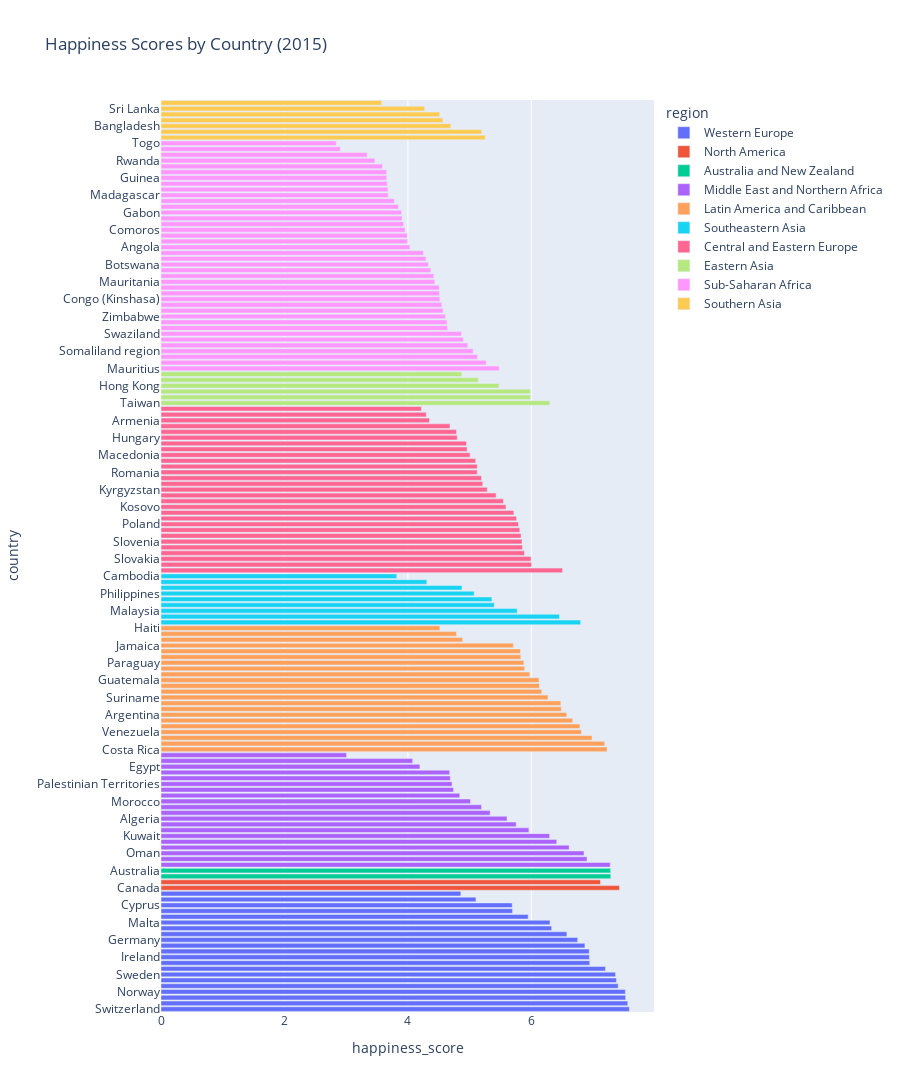

Notebook code cell kept with this figure:
### Code cell
# interactive plot 
import plotly.express as px

fig = px.bar(df_2015.sort_values('happiness_score', ascending=False),
             x='happiness_score', y='country',
             color='region',
             orientation='h',
             title='Happiness Scores by Country (2015)')
fig.update_layout(height=1200)
fig.show()

### Figure 1 — Plotly figure (JSON) as saved in the notebook; plotly's stock layout.template omitted (floating-point values rounded to 4 significant figures)
{"data": [{"hovertemplate": "region=Western Europe<br>happiness_score=%{x}<br>country=%{y}<extra></extra>", "legendgroup": "Western Europe", "marker": {"color": "#636efa", "pattern": {"shape": ""}}, "name": "Western Europe", "orientation": "h", "showlegend": true, "textposition": "auto", "type": "bar", "x": [7.587, 7.561, 7.527, 7.522, 7.406, 7.378, 7.364, 7.2, 6.946, 6.94, 6.937, 6.867, 6.75, 6.575, 6.329, 6.302, 5.948, 5.695, 5.689, 5.102, 4.857], "xaxis": "x", "y": ["Switzerland", "Iceland", "Denmark", "Norway", "Finland", "Netherlands", "Sweden", "Austria", "Luxembourg", "Ireland", "Belgium", "United Kingdom", "Germany", "France", "Spain", "Malta", "Italy", "North Cyprus", "Cyprus", "Portugal", "Greece"], "yaxis": "y"}, {"hovertemplate": "region=North America<br>happiness_score=%{x}<br>country=%{y}<extra></extra>", "legendgroup": "North America", "marker": {"color": "#EF553B", "pattern": {"shape": ""}}, "name": "North America", "orientation": "h", "showlegend": true, "textposition": "auto", "type": "bar", "x": [7.427, 7.119], "xaxis": "x", "y": ["Canada", "United States"], "yaxis": "y"}, {"hovertemplate": "region=Australia and New Zealand<br>happiness_score=%{x}<br>country=%{y}<extra></extra>", "legendgroup": "Australia and New Zealand", "marker": {"color": "#00cc96", "pattern": {"shape": ""}}, "name": "Australia and New Zealand", "orientation": "h", "showlegend": true, "textposition": "auto", "type": "bar", "x": [7.286, 7.284], "xaxis": "x", "y": ["New Zealand", "Australia"], "yaxis": "y"}, {"hovertemplate": "region=Middle East and Northern Africa<br>happiness_score=%{x}<br>country=%{y}<extra></extra>", "legendgroup": "Middle East and Northern Africa", "marker": {"color": "#ab63fa", "pattern": {"shape": ""}}, "name": "Middle East and Northern Africa", "orientation": "h", "showlegend": true, "textposition": "auto", "type": "bar", "x": [7.278, 6.901, 6.853, 6.611, 6.411, 6.295, 5.96, 5.754, 5.605, 5.332, 5.192, 5.013, 4.839, 4.739, 4.715, 4.686, 4.677, 4.194, 4.077, 3.006], "xaxis": "x", "y": ["Israel", "United Arab Emirates", "Oman", "Qatar", "Saudi Arabia", "Kuwait", "Bahrain", "Libya", "Algeria", "Turkey", "Jordan", "Morocco", "Lebanon", "Tunisia", "Palestinian Territories", "Iran", "Iraq", "Egypt", "Yemen", "Syria"], "yaxis": "y"}, {"hovertemplate": "region=Latin America and Caribbean<br>happiness_score=%{x}<br>country=%{y}<extra></extra>", "legendgroup": "Latin America and Caribbean", "marker": {"color": "#FFA15A", "pattern": {"shape": ""}}, "name": "Latin America and Caribbean", "orientation": "h", "showlegend": true, "textposition": "auto", "type": "bar", "x": [7.226, 7.187, 6.983, 6.81, 6.786, 6.67, 6.574, 6.485, 6.477, 6.269, 6.168, 6.13, 6.123, 5.975, 5.89, 5.878, 5.828, 5.824, 5.709, 4.885, 4.788, 4.518], "xaxis": "x", "y": ["Costa Rica", "Mexico", "Brazil", "Venezuela", "Panama", "Chile", "Argentina", "Uruguay", "Colombia", "Suriname", "Trinidad and Tobago", "El Salvador", "Guatemala", "Ecuador", "Bolivia", "Paraguay", "Nicaragua", "Peru", "Jamaica", "Dominican Republic", "Honduras", "Haiti"], "yaxis": "y"}, {"hovertemplate": "region=Southeastern Asia<br>happiness_score=%{x}<br>country=%{y}<extra></extra>", "legendgroup": "Southeastern Asia", "marker": {"color": "#19d3f3", "pattern": {"shape": ""}}, "name": "Southeastern Asia", "orientation": "h", "showlegend": true, "textposition": "auto", "type": "bar", "x": [6.798, 6.455, 5.77, 5.399, 5.36, 5.073, 4.876, 4.307, 3.819], "xaxis": "x", "y": ["Singapore", "Thailand", "Malaysia", "Indonesia", "Vietnam", "Philippines", "Laos", "Myanmar", "Cambodia"], "yaxis": "y"}, {"hovertemplate": "region=Central and Eastern Europe<br>happiness_score=%{x}<br>country=%{y}<extra></extra>", "legendgroup": "Central and Eastern Europe", "marker": {"color": "#FF6692", "pattern": {"shape": ""}}, "name": "Central and Eastern Europe", "orientation": "h", "showlegend": true, "textposition": "auto", "type": "bar", "x": [6.505, 6.003, 5.995, 5.889, 5.855, 5.848, 5.833, 5.813, 5.791, 5.759, 5.716, 5.589, 5.548, 5.429, 5.286, 5.212, 5.192, 5.124, 5.123, 5.098, 5.007, 4.959, 4.949, 4.8, 4.786, 4.681, 4.35, 4.297, 4.218], "xaxis": "x", "y": ["Czech Republic", "Uzbekistan", "Slovakia", "Moldova", "Kazakhstan", "Slovenia", "Lithuania", "Belarus", "Poland", "Croatia", "Russia", "Kosovo", "Turkmenistan", "Estonia", "Kyrgyzstan", "Azerbaijan", "Montenegro", "Romania", "Serbia", "Latvia", "Macedonia", "Albania", "Bosnia and Herzegovina", "Hungary", "Tajikistan", "Ukraine", "Armenia", "Georgia", "Bulgaria"], "yaxis": "y"}, {"hovertemplate": "region=Eastern Asia<br>happiness_score=%{x}<br>country=%{y}<extra></extra>", "legendgroup": "Eastern Asia", "marker": {"color": "#B6E880", "pattern": {"shape": ""}}, "name": "Eastern Asia", "orientation": "h", "showlegend": true, "textposition": "auto", "type": "bar", "x": [6.298, 5.987, 5.984, 5.474, 5.14, 4.874], "xaxis": "x", "y": ["Taiwan", "Japan", "South Korea", "Hong Kong", "China", "Mongolia"], "yaxis": "y"}, {"hovertemplate": "region=Sub-Saharan Africa<br>happiness_score=%{x}<br>country=%{y}<extra></extra>", "legendgroup": "Sub-Saharan Africa", "marker": {"color": "#FF97FF", "pattern": {"shape": ""}}, "name": "Sub-Saharan Africa", "orientation": "h", "showlegend": true, "textposition": "auto", "type": "bar", "x": [5.477, 5.268, 5.129, 5.057, 4.971, 4.898, 4.867, 4.642, 4.633, 4.61, 4.571, 4.55, 4.517, 4.512, 4.507, 4.436, 4.419, 4.369, 4.332, 4.292, 4.252, 4.033, 3.995, 3.989, 3.956, 3.931, 3.904, 3.896, 3.845, 3.781, 3.681, 3.678, 3.667, 3.656, 3.655, 3.587, 3.465, 3.34, 2.905, 2.839], "xaxis": "x", "y": ["Mauritius", "Nigeria", "Zambia", "Somaliland region", "Mozambique", "Lesotho", "Swaziland", "South Africa", "Ghana", "Zimbabwe", "Liberia", "Sudan", "Congo (Kinshasa)", "Ethiopia", "Sierra Leone", "Mauritania", "Kenya", "Djibouti", "Botswana", "Malawi", "Cameroon", "Angola", "Mali", "Congo (Brazzaville)", "Comoros", "Uganda", "Senegal", "Gabon", "Niger", "Tanzania", "Madagascar", "Central African Republic", "Chad", "Guinea", "Ivory Coast", "Burkina Faso", "Rwanda", "Benin", "Burundi", "Togo"], "yaxis": "y"}, {"hovertemplate": "region=Southern Asia<br>happiness_score=%{x}<br>country=%{y}<extra></extra>", "legendgroup": "Southern Asia", "marker": {"color": "#FECB52", "pattern": {"shape": ""}}, "name": "Southern Asia", "orientation": "h", "showlegend": true, "textposition": "auto", "type": "bar", "x": [5.253, 5.194, 4.694, 4.565, 4.514, 4.271, 3.575], "xaxis": "x", "y": ["Bhutan", "Pakistan", "Bangladesh", "India", "Nepal", "Sri Lanka", "Afghanistan"], "yaxis": "y"}], "layout": {"barmode": "relative", "height": 1200, "legend": {"title": {"text": "region"}, "tracegroupgap": 0}, "title": {"text": "Happiness Scores by Country (2015)"}, "xaxis": {"anchor": "y", "domain": [0, 1], "title": {"text": "happiness_score"}}, "yaxis": {"anchor": "x", "domain": [0, 1], "title": {"text": "country"}}}}
